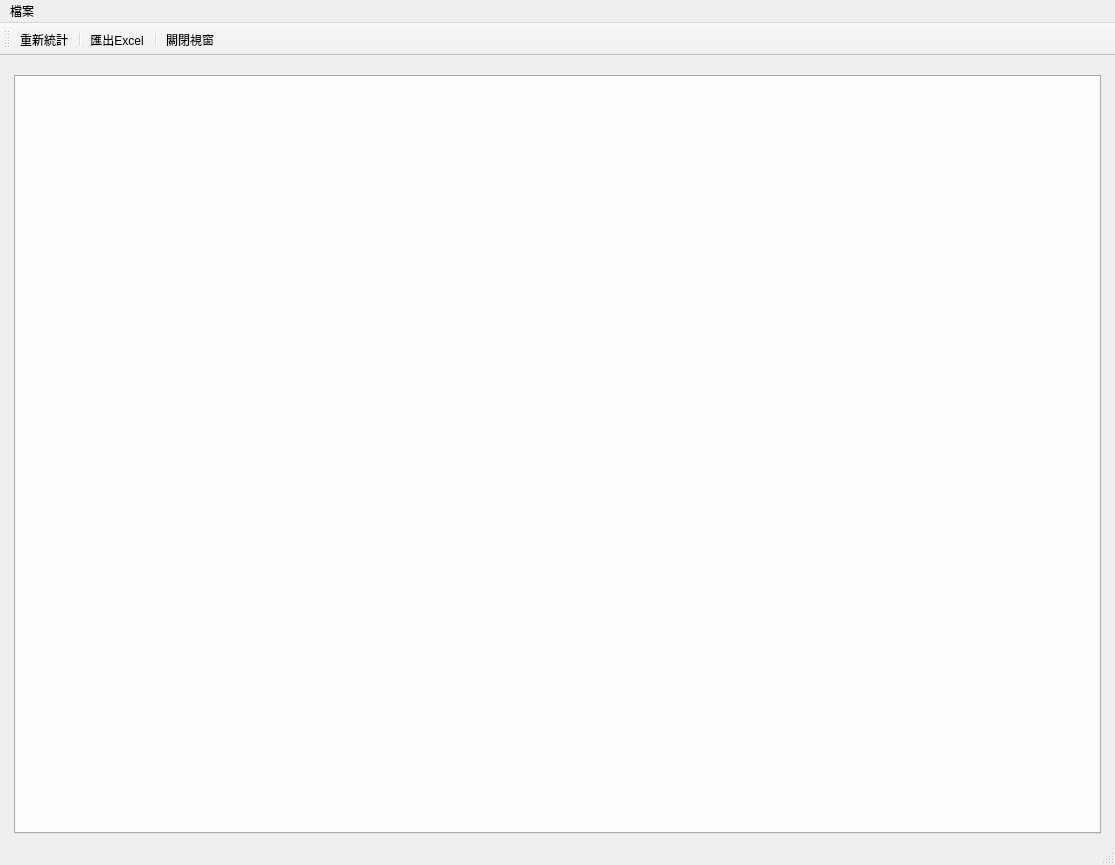
<?xml version="1.0" encoding="UTF-8"?>
<ui version="4.0">
 <class>WindowStatisticsBranchProject</class>
 <widget class="QMainWindow" name="WindowStatisticsBranchProject">
  <property name="geometry">
   <rect>
    <x>0</x>
    <y>0</y>
    <width>1115</width>
    <height>865</height>
   </rect>
  </property>
  <property name="windowTitle">
   <string>分院專案統計</string>
  </property>
  <widget class="QWidget" name="centralwidget">
   <layout class="QHBoxLayout" name="horizontalLayout">
    <item>
     <layout class="QVBoxLayout" name="verticalLayout">
      <property name="leftMargin">
       <number>5</number>
      </property>
      <property name="topMargin">
       <number>10</number>
      </property>
      <property name="rightMargin">
       <number>5</number>
      </property>
      <item>
       <widget class="QTabWidget" name="tabWidget_statistics_medicine"/>
      </item>
     </layout>
    </item>
   </layout>
  </widget>
  <widget class="QToolBar" name="toolBar">
   <property name="windowTitle">
    <string>toolBar</string>
   </property>
   <property name="toolButtonStyle">
    <enum>Qt::ToolButtonTextUnderIcon</enum>
   </property>
   <attribute name="toolBarArea">
    <enum>TopToolBarArea</enum>
   </attribute>
   <attribute name="toolBarBreak">
    <bool>false</bool>
   </attribute>
   <addaction name="action_open_dialog"/>
   <addaction name="separator"/>
   <addaction name="action_export_excel"/>
   <addaction name="separator"/>
   <addaction name="action_close"/>
  </widget>
  <widget class="QMenuBar" name="menubar">
   <property name="geometry">
    <rect>
     <x>0</x>
     <y>0</y>
     <width>1115</width>
     <height>25</height>
    </rect>
   </property>
   <widget class="QMenu" name="menu">
    <property name="title">
     <string>檔案</string>
    </property>
    <addaction name="action_export_excel"/>
   </widget>
   <addaction name="menu"/>
  </widget>
  <widget class="QStatusBar" name="statusbar"/>
  <action name="action_open_dialog">
   <property name="icon">
    <iconset>
     <normaloff>../icons/reload.svg</normaloff>../icons/reload.svg</iconset>
   </property>
   <property name="text">
    <string>重新統計</string>
   </property>
  </action>
  <action name="action_close">
   <property name="icon">
    <iconset>
     <normaloff>../icons/application-exit.svg</normaloff>../icons/application-exit.svg</iconset>
   </property>
   <property name="text">
    <string>關閉視窗</string>
   </property>
  </action>
  <action name="action_export_excel">
   <property name="icon">
    <iconset>
     <normaloff>../icons/document-export.svg</normaloff>../icons/document-export.svg</iconset>
   </property>
   <property name="text">
    <string>匯出Excel</string>
   </property>
  </action>
 </widget>
 <resources/>
 <connections/>
</ui>
